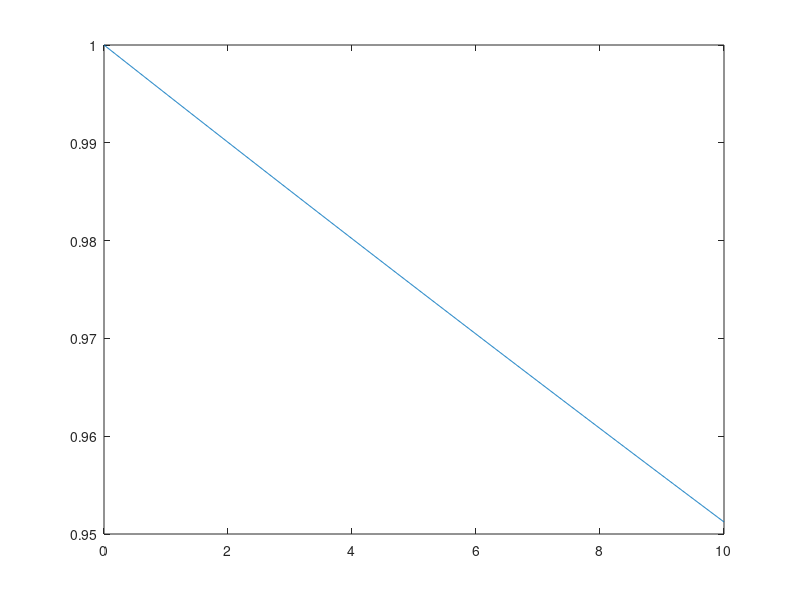

The MATLAB source for this figure: (Note: this script raises an error after producing the figure.)
c0 = 1 ; x = 0 : 0.01 : 10; u = 0.2 ;
filename = 'eq104.gif';
for k = 0.001 : 0.1 : 0.3
    
    c = c0 * exp( ( -k / u )* x ); 
    title('Plot of v versus t')
    xlabel('Values of t')
    ylabel('Values of v')
    grid
    plot(x,c)
    drawnow
    frame = getframe(1);
    im = frame2im(frame);
    [imind,cm] = rgb2ind(im,256);
    if k == 0.001;
          imwrite(imind,cm,filename,'gif', 'Loopcount',inf);
      else
          imwrite(imind,cm,filename,'gif','WriteMode','append');
    end
end
    